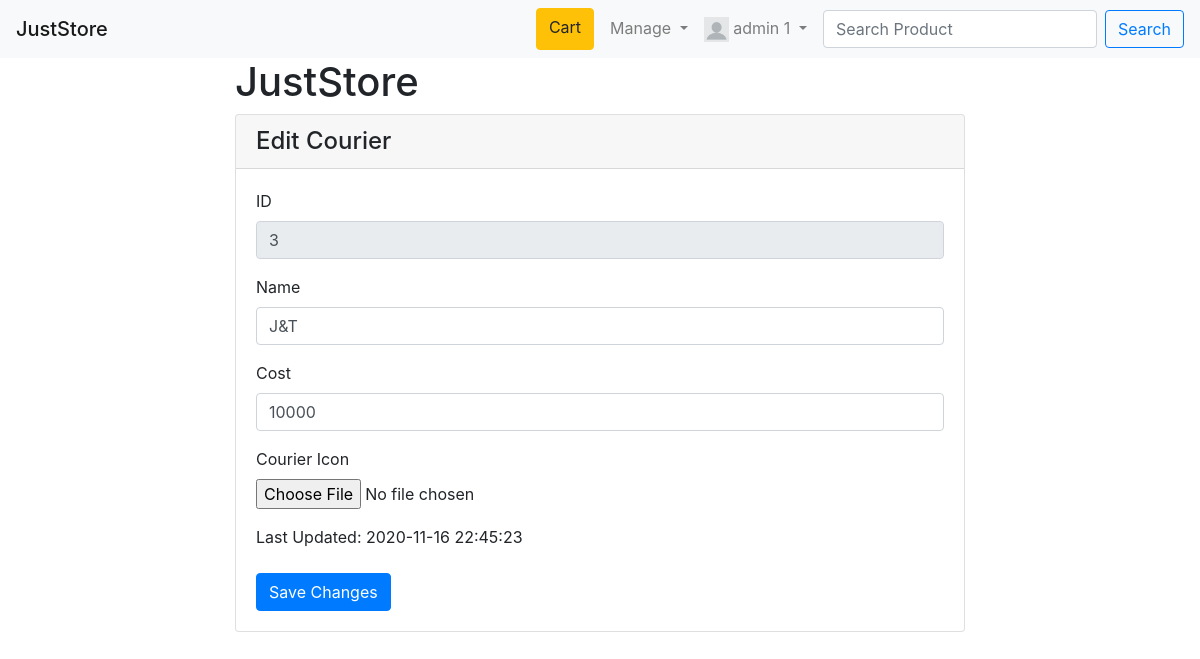
Screenshot of /mcourieredit.php?id=3 (signed in) with the database file from the repository.
### tables this page shows
CREATE TABLE `courier` (
  `id_courier` int(11) NOT NULL,
  `name_courier` varchar(255) NOT NULL,
  `price_courier` int(11) NOT NULL,
  `image_courier` varchar(255) NOT NULL,
  `date_update_courier` datetime NOT NULL
);

### mCourierEdit.php (the view, shortened to what this page needs)
<?php
  include 'db.php';
?>
<!DOCTYPE html>
<html lang="en">
<head>
  <link rel="stylesheet" href="css/bootstrap.css">
</head>
<body>
<?php include 'navbar.php'; ?>
  <div class="container">
    <div class="row">
      <div class="col-2"></div>
      <div class="col-8">
      <h1>JustStore</h1>
        <div class="card">
          <h4 class="card-header">Edit Courier</h4>
          <div class="card-body">
          <?php
            $id_courier=$_GET['id'];
            $result=$conn->query("SELECT * FROM courier WHERE id_courier='$id_courier'");
            $data=$result->fetch_assoc();
          ?>
          <form method="post" enctype="multipart/form-data">
            <div class="form-group">
              <label for="id">ID</label>
              <input type="text" id="id" class="form-control" placeholder="Courier id" name="id" disabled
              value="<?php echo $data['id_courier']; ?>">
            </div>
          <form method="post" enctype="multipart/form-data">
            <div class="form-group">
              <label for="name">Name</label>
              <input type="text" id="name" class="form-control" placeholder="Courier Name" name="name" required value="<?php echo $data['name_courier'];  ?>">
            </div>
            <div class="form-group">
              <label for="cost">Cost</label>
              <input type="text" id="cost" class="form-control" placeholder="cost" name="cost" required
              value="<?php echo $data['price_courier'];  ?>">
            </div>
            <div class="form-group">
              <label for="image">Courier Icon</label>
              <input type="file" class="form-control-file" id="image" name="image">
            </div>
            <div class="form-group">
              <label for="cost">Last Updated:      <?php echo $data['date_update_courier'] ?></label>
            </div>
            <button type="submit" class="btn btn-primary" name="save">Save Changes</button>
          </form>
          </div>
        </div>
      </div>
    </div>
  </div>
</body>
</html>

### rows the page displays
courier: id "3", name "J&T", cost "10000", date_update_courier "2020-11-16 22:45:23"

### other values shown
$_SESSION['member']['name_member'] "admin 1"
